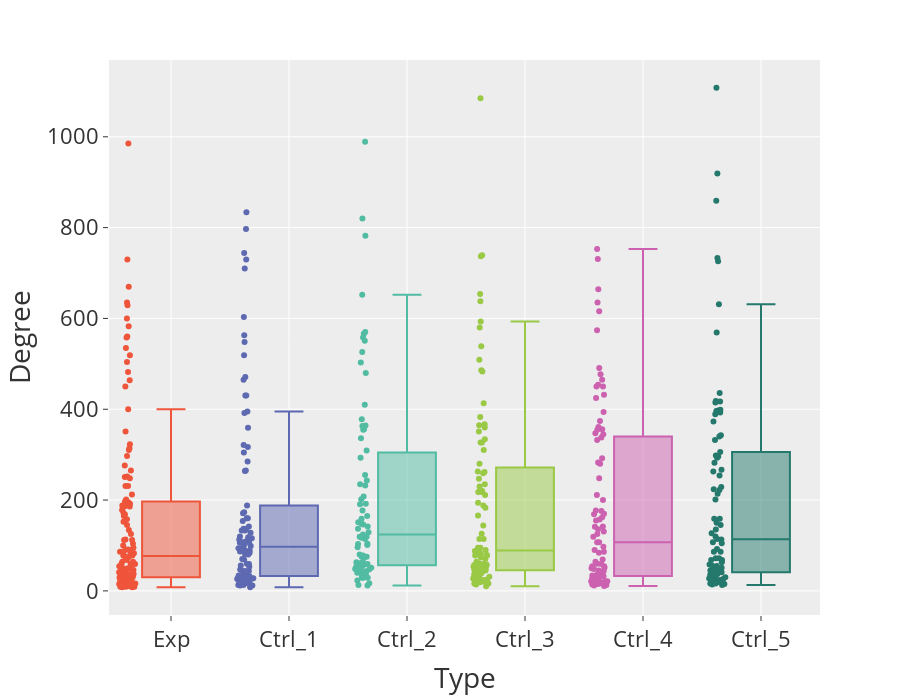

Notebook code cell kept with this figure:
### Code cell
fig = px.box(
    all_degree.reset_index(names="gene"),
    y="degree_t",
    x="type",
    color="type",
    points="all",
    color_discrete_sequence=px.colors.qualitative.Vivid,
    color_discrete_map={"Exp": px.colors.qualitative.Plotly[1]},
    hover_data="gene",
)
fig = fig.update_layout(
    title="",
    legend=dict(
        title="Type",
        orientation="h",
        yanchor="middle",
        xanchor="center",
        y=1.05,
        x=0.5,
        bgcolor="rgba(0,0,0,0)",
        font=dict(size=20, color="#003366"),
    ),
    showlegend=False,
    yaxis=dict(tickfont=dict(size=22), title="Degree", title_font_size=28),
    xaxis=dict(tickfont=dict(size=22), title="Type", title_font_size=28),
    font=dict(size=24),
    height=700,
)
fig.show()
save_fig(name=f"ctr_degree", fig=fig, base_path=f"{figures_path}/", width=1700, height=600, margin=0.02)

### Figure 1 — Plotly figure (JSON) as saved in the notebook; plotly's stock layout.template omitted (floating-point values rounded to 4 significant figures)
{"data": [{"alignmentgroup": "True", "boxpoints": "all", "customdata": [["TIAM1"], ["ELF3"], ["AHR"], ["ABCC5"], ["RBBP6"], ["CHD2"], ["KLF5"], ["EPHA2"], ["FGFR3"], ["SYNE2"], ["TACC2"], ["RHOB"], ["SYNE1"], ["DIAPH2"], ["HRAS"], ["HIVEP3"], ["COL7A1"], ["SACS"], ["MYH10"], ["LAMA3"], ["OBSCN"], ["BRD2"], ["SMC4"], ["BRCA1"], ["CREBBP"], ["NCOA1"], ["PLEC"], ["ZFP36L2"], ["DST"], ["DSP"], ["BUB1"], ["FAT2"], ["AKAP13"], ["LRRCC1"], ["ITPR2"], ["HIVEP1"], ["RASAL2"], ["MAGI2"], ["FN1"], ["RIMS2"], ["PRDM2"], ["ATP8B1"], ["ATAD2"], ["AUTS2"], ["STIL"], ["CCDC88A"], ["PLXNB2"], ["SCRIB"], ["PCNT"], ["SPEN"], ["FANCI"], ["PPRC1"], ["DOCK4"], ["PRKDC"], ["UTRN"], ["TP63"], ["DMXL2"], ["RNF213"], ["VPS13D"], ["PCF11"], ["SMG1"], ["TRANK1"], ["MPDZ"], ["ADGRV1"], ["MYO1F"], ["TP53BP2"], ["SF3B3"], ["SHROOM3"], ["CDKN2A"], ["HSPG2"], ["ACACB"], ["ITSN2"], ["DOCK7"], ["FRY"], ["LRP1"], ["NRG1"], ["PARP14"], ["ZNFX1"], ["SPAG17"], ["UTP20"], ["EPG5"], ["TBC1D1"], ["PAN2"], ["CNTLN"], ["DYNC2H1"], ["DENND5B"], ["NAV2"], ["PPL"], ["PTCH1"], ["SMCHD1"], ["NLRC5"], ["MXRA5"], ["EFCAB5"], ["F8"], ["RERE"], ["PLEKHH2"], ["HIVEP2"], ["LAMA4"], ["KNTC1"], ["DOT1L"], ["MAGI3"], ["CSPG4"], ["FASN"], ["OAS2"], ["NOTCH3"], ["PTPRM"], ["CFAP70"], ["RALGAPA2"], ["SIPA1L2"], ["AFF1"], ["PLEKHA7"], ["LTBP1"], ["PPARG"], ["KIF13A"], ["PLCB1"], ["SORL1"], ["TRERF1"], ["NYNRIN"], ["MCM4"], ["MDC1"], ["XPOT"], ["ZFC3H1"]], "hovertemplate": "type=%{x}<br>degree_t=%{y}<br>gene=%{customdata[0]}<extra></extra>", "legendgroup": "Exp", "marker": {"color": "#EF553B"}, "name": "Exp", "notched": false, "offsetgroup": "Exp", "orientation": "v", "showlegend": true, "type": "box", "x": ["Exp", "Exp", "Exp", "Exp", "Exp", "Exp", "Exp", "Exp", "Exp", "Exp", "Exp", "Exp", "Exp", "Exp", "Exp", "Exp", "Exp", "Exp", "Exp", "Exp", "Exp", "Exp", "Exp", "Exp", "Exp", "Exp", "Exp", "Exp", "Exp", "Exp", "Exp", "Exp", "Exp", "Exp", "Exp", "Exp", "Exp", "Exp", "Exp", "Exp", "Exp", "Exp", "Exp", "Exp", "Exp", "Exp", "Exp", "Exp", "Exp", "Exp", "Exp", "Exp", "Exp", "Exp", "Exp", "Exp", "Exp", "Exp", "Exp", "Exp", "Exp", "Exp", "Exp", "Exp", "Exp", "Exp", "Exp", "Exp", "Exp", "Exp", "Exp", "Exp", "Exp", "Exp", "Exp", "Exp", "Exp", "Exp", "Exp", "Exp", "Exp", "Exp", "Exp", "Exp", "Exp", "Exp", "Exp", "Exp", "Exp", "Exp", "Exp", "Exp", "Exp", "Exp", "Exp", "Exp", "Exp", "Exp", "Exp", "Exp", "Exp", "Exp", "Exp", "Exp", "Exp", "Exp", "Exp", "Exp", "Exp", "Exp", "Exp", "Exp", "Exp", "Exp", "Exp", "Exp", "Exp", "Exp", "Exp", "Exp", "Exp", "Exp"], "x0": " ", "xaxis": "x", "y": [50, 985, 670, 178, 192, 583, 504, 91, 197, 231, 168, 323, 145, 231, 188, 24, 730, 450, 635, 248, 189, 165, 78, 95, 464, 297, 310, 104, 265, 100, 16, 158, 74, 60, 186, 45, 41, 15, 519, 113, 39, 46, 64, 29, 47, 152, 629, 172, 134, 400, 9, 59, 36, 351, 82, 18, 482, 600, 535, 60, 195, 560, 251, 33, 64, 91, 212, 112, 186, 558, 32, 48, 35, 314, 201, 19, 112, 23, 41, 90, 252, 54, 125, 9, 50, 76, 38, 68, 15, 276, 13, 51, 26, 37, 24, 87, 83, 46, 27, 31, 11, 22, 10, 29, 36, 86, 40, 78, 16, 19, 30, 37, 18, 15, 16, 8, 21, 10, 10, 12, 9, 8], "y0": " ", "yaxis": "y"}, {"alignmentgroup": "True", "boxpoints": "all", "customdata": [["MAILR"], ["WASH6P"], ["ALDH6A1"], ["ENSG00000176593"], ["DLX6-AS1"], ["ENSG00000229195"], ["ULBP2"], ["BACE1"], ["EPGN"], ["ENSG00000284606"], ["ENSG00000291078"], ["ENSG00000290728"], ["H2BC18"], ["SMCO4"], ["ENSG00000290395"], ["GASK1B"], ["HIF1A-AS3"], ["FAM24B"], ["LINC01013"], ["PRR19"], ["NOTCH2NLC"], ["ENSG00000260772"], ["BCAR3-AS1"], ["ERP27"], ["AP1S3"], ["ENSG00000264577"], ["ENSG00000233928"], ["ENSG00000267248"], ["ENSG00000257519"], ["ENSG00000277701"], ["LINC00519"], ["ENSG00000268069"], ["NBPF8"], ["ENSG00000267481"], ["LINC00963"], ["G0S2"], ["EIF5A2"], ["ZNF775"], ["CKMT2-AS1"], ["ST3GAL4"], ["H1-0"], ["ENSG00000238035"], ["ENSG00000288986"], ["C6orf141"], ["ENSG00000272153"], ["WDFY2"], ["ENSG00000288924"], ["DEGS2"], ["SYT15-AS1"], ["KCTD12"], ["ENSG00000287737"], ["CASTOR3"], ["ENSG00000246090"], ["ENSG00000280164"], ["IL11"], ["LPXN"], ["ENSG00000284634"], ["ENSG00000290124"], ["MARS1"], ["XIST"], ["ENSG00000289190"], ["GTF3C2-AS1"], ["ENSG00000290729"], ["RAB17"], ["KDM7A-DT"], ["LINC02975"], ["ENSG00000272071"], ["HCP5"], ["NALT1"], ["ENSG00000263624"], ["ENSG00000266340"], ["ENSG00000226904"], ["MVP-DT"], ["ENSG00000291081"], ["ARHGAP11A-DT"], ["LINC02964"], ["TMEM91"], ["THBS3-AS1"], ["RBM3"], ["UNC5B-AS1"], ["ENSG00000289316"], ["ENSG00000261114"], ["ENSG00000237938"], ["NSG1"], ["ENSG00000284644"], ["DGCR6"], ["EOLA2-DT"], ["C17orf107"], ["CAMK2N1"], ["ZNF710-AS1"]], "hovertemplate": "type=%{x}<br>degree_t=%{y}<br>gene=%{customdata[0]}<extra></extra>", "legendgroup": "Ctrl_1", "marker": {"color": "rgb(93, 105, 177)"}, "name": "Ctrl_1", "notched": false, "offsetgroup": "Ctrl_1", "orientation": "v", "showlegend": true, "type": "box", "x": ["Ctrl_1", "Ctrl_1", "Ctrl_1", "Ctrl_1", "Ctrl_1", "Ctrl_1", "Ctrl_1", "Ctrl_1", "Ctrl_1", "Ctrl_1", "Ctrl_1", "Ctrl_1", "Ctrl_1", "Ctrl_1", "Ctrl_1", "Ctrl_1", "Ctrl_1", "Ctrl_1", "Ctrl_1", "Ctrl_1", "Ctrl_1", "Ctrl_1", "Ctrl_1", "Ctrl_1", "Ctrl_1", "Ctrl_1", "Ctrl_1", "Ctrl_1", "Ctrl_1", "Ctrl_1", "Ctrl_1", "Ctrl_1", "Ctrl_1", "Ctrl_1", "Ctrl_1", "Ctrl_1", "Ctrl_1", "Ctrl_1", "Ctrl_1", "Ctrl_1", "Ctrl_1", "Ctrl_1", "Ctrl_1", "Ctrl_1", "Ctrl_1", "Ctrl_1", "Ctrl_1", "Ctrl_1", "Ctrl_1", "Ctrl_1", "Ctrl_1", "Ctrl_1", "Ctrl_1", "Ctrl_1", "Ctrl_1", "Ctrl_1", "Ctrl_1", "Ctrl_1", "Ctrl_1", "Ctrl_1", "Ctrl_1", "Ctrl_1", "Ctrl_1", "Ctrl_1", "Ctrl_1", "Ctrl_1", "Ctrl_1", "Ctrl_1", "Ctrl_1", "Ctrl_1", "Ctrl_1", "Ctrl_1", "Ctrl_1", "Ctrl_1", "Ctrl_1", "Ctrl_1", "Ctrl_1", "Ctrl_1", "Ctrl_1", "Ctrl_1", "Ctrl_1", "Ctrl_1", "Ctrl_1", "Ctrl_1", "Ctrl_1", "Ctrl_1", "Ctrl_1", "Ctrl_1", "Ctrl_1", "Ctrl_1"], "x0": " ", "xaxis": "x", "y": [137, 171, 392, 59, 44, 264, 265, 834, 133, 44, 142, 32, 95, 13, 34, 321, 89, 28, 46, 20, 8, 160, 395, 160, 31, 32, 107, 173, 47, 118, 133, 359, 33, 18, 89, 120, 285, 116, 797, 465, 730, 14, 20, 99, 94, 56, 128, 430, 60, 471, 13, 106, 42, 26, 305, 106, 87, 35, 81, 188, 53, 69, 12, 519, 137, 70, 100, 17, 603, 113, 92, 25, 744, 154, 80, 710, 112, 84, 430, 109, 25, 317, 29, 548, 12, 28, 26, 563, 27, 29], "y0": " ", "yaxis": "y"}, {"alignmentgroup": "True", "boxpoints": "all", "customdata": [["ENSG00000278493"], ["ENSG00000290957"], ["LAMC1-AS1"], ["NAA80"], ["HOXA-AS3"], ["LINC02175"], ["ENSG00000267001"], ["EXOSC3"], ["ENSG00000286288"], ["LSP1P5"], ["EFCAB2"], ["LINC02635"], ["ENSG00000205890"], ["PPP1R14B"], ["SIPA1L1-AS1"], ["H4C15"], ["ENSG00000206567"], ["G0S2"], ["PHETA2"], ["SOCS2"], ["SGO2"], ["RGCC"], ["ENSG00000262979"], ["ENSG00000267980"], ["DLGAP1-AS2"], ["ENSG00000272763"], ["ENSG00000267274"], ["ENSG00000284606"], ["ENSG00000263325"], ["ENSG00000271032"], ["RAB7B"], ["H2BC21"], ["ENSG00000268279"], ["TMEM205"], ["FHIP1A-DT"], ["ENSG00000285103"], ["SUV39H1"], ["ENSG00000289194"], ["ENSG00000274213"], ["NEAT1"], ["KDM7A-DT"], ["BAZ1A-AS1"], ["LINC02256"], ["ENSG00000284969"], ["ZNF528-AS1"], ["BAALC-AS1"], ["S100A3"], ["CAVIN1"], ["ENSG00000267314"], ["LINC00294"], ["ENSG00000272669"], ["MINCR"], ["ZKSCAN7-AS1"], ["ENSG00000275910"], ["LINC02363"], ["GARIN1A"], ["AP1G2-AS1"], ["ENSG00000263272"], ["KCTD12"], ["MVK"], ["MYO15B"], ["CGAS"], ["STX17-DT"], ["ENSG00000258728"], ["ANKRD22"], ["ENSG00000268218"], ["EOLA2-DT"], ["CRACDL"], ["GARS1"], ["HOTTIP"], ["ARHGEF35-AS1"], ["FLNB-AS1"], ["ENSG00000290386"], ["NIBAN1"], ["ENSG00000272072"]], "hovertemplate": "type=%{x}<br>degree_t=%{y}<br>gene=%{customdata[0]}<extra></extra>", "legendgroup": "Ctrl_2", "marker": {"color": "rgb(82, 188, 163)"}, "name": "Ctrl_2", "notched": false, "offsetgroup": "Ctrl_2", "orientation": "v", "showlegend": true, "type": "box", "x": ["Ctrl_2", "Ctrl_2", "Ctrl_2", "Ctrl_2", "Ctrl_2", "Ctrl_2", "Ctrl_2", "Ctrl_2", "Ctrl_2", "Ctrl_2", "Ctrl_2", "Ctrl_2", "Ctrl_2", "Ctrl_2", "Ctrl_2", "Ctrl_2", "Ctrl_2", "Ctrl_2", "Ctrl_2", "Ctrl_2", "Ctrl_2", "Ctrl_2", "Ctrl_2", "Ctrl_2", "Ctrl_2", "Ctrl_2", "Ctrl_2", "Ctrl_2", "Ctrl_2", "Ctrl_2", "Ctrl_2", "Ctrl_2", "Ctrl_2", "Ctrl_2", "Ctrl_2", "Ctrl_2", "Ctrl_2", "Ctrl_2", "Ctrl_2", "Ctrl_2", "Ctrl_2", "Ctrl_2", "Ctrl_2", "Ctrl_2", "Ctrl_2", "Ctrl_2", "Ctrl_2", "Ctrl_2", "Ctrl_2", "Ctrl_2", "Ctrl_2", "Ctrl_2", "Ctrl_2", "Ctrl_2", "Ctrl_2", "Ctrl_2", "Ctrl_2", "Ctrl_2", "Ctrl_2", "Ctrl_2", "Ctrl_2", "Ctrl_2", "Ctrl_2", "Ctrl_2", "Ctrl_2", "Ctrl_2", "Ctrl_2", "Ctrl_2", "Ctrl_2", "Ctrl_2", "Ctrl_2", "Ctrl_2", "Ctrl_2", "Ctrl_2", "Ctrl_2"], "x0": " ", "xaxis": "x", "y": [191, 29, 56, 192, 363, 75, 75, 309, 43, 148, 45, 80, 570, 293, 104, 12, 364, 37, 17, 137, 51, 232, 782, 355, 177, 551, 101, 255, 13, 57, 243, 202, 142, 336, 50, 378, 63, 53, 72, 103, 151, 59, 503, 356, 820, 96, 146, 480, 59, 410, 165, 29, 62, 52, 47, 129, 989, 558, 117, 114, 652, 78, 124, 48, 119, 40, 159, 566, 208, 29, 39, 23, 119, 235, 526], "y0": " ", "yaxis": "y"}, {"alignmentgroup": "True", "boxpoints": "all", "customdata": [["MICB"], ["ENSG00000286584"], ["ENSG00000267274"], ["UCK2"], ["ENSG00000273599"], ["LINC01786"], ["MIRLET7A1HG"], ["POLR2J2"], ["ENSG00000261240"], ["H2AC19"], ["ENSG00000242317"], ["BORCS8-MEF2B"], ["CDC42EP2"], ["ENSG00000249631"], ["PWRN1"], ["LRMDA"], ["DLGAP1-AS1"], ["NOP53"], ["CLCA4-AS1"], ["ENSG00000290385"], ["LGALS1"], ["RTL10"], ["DLEU2"], ["GASK1A"], ["ENSG00000256646"], ["RNF223"], ["ENSG00000260051"], ["KHDC1-AS1"], ["EIF5A2"], ["ENSG00000260370"], ["NPIPB2"], ["H1-0"], ["IFFO2"], ["PLAC8"], ["CIRBP-AS1"], ["SAMD12"], ["ENSG00000287839"], ["SPDYE10"], ["SELENOK"], ["CTSH"], ["ENSG00000259244"], ["ENSG00000290792"], ["SRPX2"], ["VIPR1-AS1"], ["ENSG00000267002"], ["SYT9-AS1"], ["TMEM202-AS1"], ["MIR193BHG"], ["CCN2"], ["ENSG00000268416"], ["SNHG22"], ["MARS1"], ["NDUFAF4"], ["ENSG00000291156"], ["HIC1"], ["TCIM"], ["IDI2-AS1"], ["ENSG00000267344"], ["SPTBN1-AS2"], ["EOLA1-DT"], ["EIF2AK3-DT"], ["NALT1"], ["ENSG00000264769"], ["STMN1"], ["ZSWIM6"], ["C10orf95"], ["NME4"], ["CMTM4"], ["NAA80"], ["LINC02175"], ["IFI6"], ["LNCTAM34A"], ["COQ8A"], ["MFNG"], ["SUV39H1"], ["ENSG00000283674"], ["RBM3"], ["CYP4A22-AS1"], ["PPP1R3G"], ["ENSG00000272638"], ["LY6E"], ["SEMA3F-AS1"], ["ENSG00000273271"], ["ENSG00000273132"], ["ISG15"], ["ARHGEF38"], ["HOTTIP"], ["GOLT1A"]], "hovertemplate": "type=%{x}<br>degree_t=%{y}<br>gene=%{customdata[0]}<extra></extra>", "legendgroup": "Ctrl_3", "marker": {"color": "rgb(153, 201, 69)"}, "name": "Ctrl_3", "notched": false, "offsetgroup": "Ctrl_3", "orientation": "v", "showlegend": true, "type": "box", "x": ["Ctrl_3", "Ctrl_3", "Ctrl_3", "Ctrl_3", "Ctrl_3", "Ctrl_3", "Ctrl_3", "Ctrl_3", "Ctrl_3", "Ctrl_3", "Ctrl_3", "Ctrl_3", "Ctrl_3", "Ctrl_3", "Ctrl_3", "Ctrl_3", "Ctrl_3", "Ctrl_3", "Ctrl_3", "Ctrl_3", "Ctrl_3", "Ctrl_3", "Ctrl_3", "Ctrl_3", "Ctrl_3", "Ctrl_3", "Ctrl_3", "Ctrl_3", "Ctrl_3", "Ctrl_3", "Ctrl_3", "Ctrl_3", "Ctrl_3", "Ctrl_3", "Ctrl_3", "Ctrl_3", "Ctrl_3", "Ctrl_3", "Ctrl_3", "Ctrl_3", "Ctrl_3", "Ctrl_3", "Ctrl_3", "Ctrl_3", "Ctrl_3", "Ctrl_3", "Ctrl_3", "Ctrl_3", "Ctrl_3", "Ctrl_3", "Ctrl_3", "Ctrl_3", "Ctrl_3", "Ctrl_3", "Ctrl_3", "Ctrl_3", "Ctrl_3", "Ctrl_3", "Ctrl_3", "Ctrl_3", "Ctrl_3", "Ctrl_3", "Ctrl_3", "Ctrl_3", "Ctrl_3", "Ctrl_3", "Ctrl_3", "Ctrl_3", "Ctrl_3", "Ctrl_3", "Ctrl_3", "Ctrl_3", "Ctrl_3", "Ctrl_3", "Ctrl_3", "Ctrl_3", "Ctrl_3", "Ctrl_3", "Ctrl_3", "Ctrl_3", "Ctrl_3", "Ctrl_3", "Ctrl_3", "Ctrl_3", "Ctrl_3", "Ctrl_3", "Ctrl_3", "Ctrl_3"], "x0": " ", "xaxis": "x", "y": [114, 36, 280, 19, 30, 49, 166, 10, 230, 25, 183, 46, 367, 739, 95, 39, 310, 78, 144, 87, 114, 327, 45, 194, 24, 218, 74, 351, 327, 61, 59, 263, 262, 31, 27, 737, 638, 78, 16, 25, 79, 90, 539, 33, 509, 218, 211, 56, 20, 654, 38, 58, 383, 247, 64, 45, 90, 486, 48, 1085, 46, 46, 70, 88, 580, 19, 593, 413, 95, 259, 235, 360, 334, 48, 51, 220, 365, 14, 126, 16, 483, 82, 57, 23, 53, 24, 21, 188], "y0": " ", "yaxis": "y"}, {"alignmentgroup": "True", "boxpoints": "all", "customdata": [["MAILR"], ["ENSG00000291176"], ["NSUN5P2"], ["ENSG00000288891"], ["ERVE-1"], ["DNAI4"], ["MMP25-AS1"], ["SEPTIN9-DT"], ["PRAC1"], ["ENSG00000289586"], ["GASK1B"], ["LINC02363"], ["LNCRNA-IUR"], ["WHRN"], ["ZNF8-DT"], ["PDK1-AS1"], ["PDXDC2P-NPIPB14P"], ["NOP53"], ["ENSG00000284797"], ["ALG13-AS1"], ["LMNTD2-AS1"], ["ENSG00000265678"], ["ZNF582-DT"], ["NINJ2-AS1"], ["LINC00963"], ["STAG3L5P-PVRIG2P-PILRB"], ["ENSG00000261582"], ["ENSG00000290600"], ["DGCR5"], ["PTP4A1"], ["APOD"], ["ENSG00000227704"], ["ENSG00000284969"], ["ENSG00000288924"], ["ASMTL-AS1"], ["HOXA-AS2"], ["EGFL8"], ["ENSG00000291175"], ["CHROMR"], ["ENSG00000269680"], ["SH3TC2-DT"], ["TIPARP-AS1"], ["ADCY10P1"], ["NR2F2-AS1"], ["ENSG00000260808"], ["ENSG00000223374"], ["ARHGAP45"], ["ENSG00000274849"], ["ZNF528-AS1"], ["ENSG00000291156"], ["MAFF"], ["HCP5"], ["SNHG18"], ["P4HA2"], ["LPCAT4"], ["NALT1"], ["RNF122"], ["LINC01213"], ["LMO7-AS1"], ["MARVELD1"], ["HERC2P9"], ["ENSG00000288880"], ["SOX15"], ["H3-7"], ["SGO2"], ["HLA-F-AS1"], ["LINC01546"], ["MAP3K20"], ["ENSG00000268218"], ["HMGB3"], ["LINC00294"], ["SNHG7"], ["ENSG00000270659"], ["ENSG00000272638"], ["ENSG00000227218"], ["ENSG00000289891"], ["LINC02976"], ["HLA-V"], ["ENSG00000276724"], ["POGLUT3"], ["ENSG00000288934"], ["ISG15"], ["ENSG00000288078"], ["FLJ20021"], ["ENSG00000288632"]], "hovertemplate": "type=%{x}<br>degree_t=%{y}<br>gene=%{customdata[0]}<extra></extra>", "legendgroup": "Ctrl_4", "marker": {"color": "rgb(204, 97, 176)"}, "name": "Ctrl_4", "notched": false, "offsetgroup": "Ctrl_4", "orientation": "v", "showlegend": true, "type": "box", "x": ["Ctrl_4", "Ctrl_4", "Ctrl_4", "Ctrl_4", "Ctrl_4", "Ctrl_4", "Ctrl_4", "Ctrl_4", "Ctrl_4", "Ctrl_4", "Ctrl_4", "Ctrl_4", "Ctrl_4", "Ctrl_4", "Ctrl_4", "Ctrl_4", "Ctrl_4", "Ctrl_4", "Ctrl_4", "Ctrl_4", "Ctrl_4", "Ctrl_4", "Ctrl_4", "Ctrl_4", "Ctrl_4", "Ctrl_4", "Ctrl_4", "Ctrl_4", "Ctrl_4", "Ctrl_4", "Ctrl_4", "Ctrl_4", "Ctrl_4", "Ctrl_4", "Ctrl_4", "Ctrl_4", "Ctrl_4", "Ctrl_4", "Ctrl_4", "Ctrl_4", "Ctrl_4", "Ctrl_4", "Ctrl_4", "Ctrl_4", "Ctrl_4", "Ctrl_4", "Ctrl_4", "Ctrl_4", "Ctrl_4", "Ctrl_4", "Ctrl_4", "Ctrl_4", "Ctrl_4", "Ctrl_4", "Ctrl_4", "Ctrl_4", "Ctrl_4", "Ctrl_4", "Ctrl_4", "Ctrl_4", "Ctrl_4", "Ctrl_4", "Ctrl_4", "Ctrl_4", "Ctrl_4", "Ctrl_4", "Ctrl_4", "Ctrl_4", "Ctrl_4", "Ctrl_4", "Ctrl_4", "Ctrl_4", "Ctrl_4", "Ctrl_4", "Ctrl_4", "Ctrl_4", "Ctrl_4", "Ctrl_4", "Ctrl_4", "Ctrl_4", "Ctrl_4", "Ctrl_4", "Ctrl_4", "Ctrl_4", "Ctrl_4"], "x0": " ", "xaxis": "x", "y": [50, 177, 18, 27, 125, 157, 450, 283, 25, 54, 155, 170, 141, 69, 131, 176, 45, 477, 33, 15, 332, 136, 345, 162, 200, 169, 280, 11, 18, 28, 664, 34, 374, 107, 338, 394, 107, 491, 142, 21, 248, 35, 36, 13, 60, 97, 14, 21, 15, 616, 731, 19, 33, 635, 54, 18, 17, 450, 21, 425, 211, 59, 64, 21, 432, 355, 84, 356, 574, 48, 347, 32, 29, 16, 361, 43, 119, 753, 12, 454, 51, 90, 292, 465, 86], "y0": " ", "yaxis": "y"}, {"alignmentgroup": "True", "boxpoints": "all", "customdata": [["ENSG00000176593"], ["MIR34AHG"], ["ZNF516-AS1"], ["ACP6"], ["ENSG00000238279"], ["TRIM31-AS1"], ["EPGN"], ["ENSG00000227706"], ["ENSG00000262979"], ["ENSG00000265519"], ["INTS6L"], ["LINC00240"], ["ENSG00000289700"], ["TMEM191A"], ["ENSG00000291149"], ["ENSG00000248994"], ["INKA1"], ["RNF144B"], ["CAPN14"], ["ENSG00000255202"], ["SYNE4"], ["LARGE2"], ["COX6B2"], ["BORCS8-MEF2B"], ["DLGAP1-AS1"], ["ENSG00000286834"], ["LINC02972"], ["METRNL"], ["RGPD6"], ["CCDC200"], ["ENSG00000249684"], ["LNPK"], ["ENSG00000260051"], ["CDKN1C"], ["TMEM240"], ["SHTN1"], ["SMG1P5"], ["LINC02245"], ["SLC38A5"], ["TFPI"], ["ENSG00000227704"], ["NDUFA6-DT"], ["ENSG00000287839"], ["GAS6-AS1"], ["ENSG00000290082"], ["S100A10"], ["SQOR"], ["CASC8"], ["ENSG00000276850"], ["ENSG00000280206"], ["RPS27L"], ["MEG3"], ["KMT2E-AS1"], ["ENSG00000273674"], ["ENSG00000272449"], ["ENSG00000269925"], ["CBLN3"], ["SNHG18"], ["SNHG17"], ["UPK3BL1"], ["TMSB15B"], ["MAP3K21"], ["LMO7-AS1"], ["MED8-AS1"], ["ENSG00000271420"], ["ENSG00000260121"], ["ENSG00000261140"], ["GPRC5D-AS1"], ["ENSG00000290096"], ["ENSG00000289194"], ["STX5-DT"], ["ENSG00000285979"], ["LINC02035"], ["ENSG00000260487"], ["ENSG00000285589"], ["ENSG00000270659"], ["SRI"], ["KIRREL1"], ["SEMA3F-AS1"], ["HILPDA"], ["ENSG00000273132"], ["WARS1"]], "hovertemplate": "type=%{x}<br>degree_t=%{y}<br>gene=%{customdata[0]}<extra></extra>", "legendgroup": "Ctrl_5", "marker": {"color": "rgb(36, 121, 108)"}, "name": "Ctrl_5", "notched": false, "offsetgroup": "Ctrl_5", "orientation": "v", "showlegend": true, "type": "box", "x": ["Ctrl_5", "Ctrl_5", "Ctrl_5", "Ctrl_5", "Ctrl_5", "Ctrl_5", "Ctrl_5", "Ctrl_5", "Ctrl_5", "Ctrl_5", "Ctrl_5", "Ctrl_5", "Ctrl_5", "Ctrl_5", "Ctrl_5", "Ctrl_5", "Ctrl_5", "Ctrl_5", "Ctrl_5", "Ctrl_5", "Ctrl_5", "Ctrl_5", "Ctrl_5", "Ctrl_5", "Ctrl_5", "Ctrl_5", "Ctrl_5", "Ctrl_5", "Ctrl_5", "Ctrl_5", "Ctrl_5", "Ctrl_5", "Ctrl_5", "Ctrl_5", "Ctrl_5", "Ctrl_5", "Ctrl_5", "Ctrl_5", "Ctrl_5", "Ctrl_5", "Ctrl_5", "Ctrl_5", "Ctrl_5", "Ctrl_5", "Ctrl_5", "Ctrl_5", "Ctrl_5", "Ctrl_5", "Ctrl_5", "Ctrl_5", "Ctrl_5", "Ctrl_5", "Ctrl_5", "Ctrl_5", "Ctrl_5", "Ctrl_5", "Ctrl_5", "Ctrl_5", "Ctrl_5", "Ctrl_5", "Ctrl_5", "Ctrl_5", "Ctrl_5", "Ctrl_5", "Ctrl_5", "Ctrl_5", "Ctrl_5", "Ctrl_5", "Ctrl_5", "Ctrl_5", "Ctrl_5", "Ctrl_5", "Ctrl_5", "Ctrl_5", "Ctrl_5", "Ctrl_5", "Ctrl_5", "Ctrl_5", "Ctrl_5", "Ctrl_5", "Ctrl_5", "Ctrl_5"], "x0": " ", "xaxis": "x", "y": [72, 919, 150, 263, 68, 397, 45, 15, 41, 17, 418, 37, 569, 14, 373, 47, 298, 127, 19, 135, 22, 120, 20, 222, 282, 293, 13, 86, 16, 72, 26, 859, 113, 296, 105, 417, 68, 224, 30, 436, 55, 1108, 726, 631, 16, 29, 343, 92, 267, 159, 36, 86, 733, 63, 30, 50, 56, 42, 41, 35, 229, 396, 145, 26, 24, 214, 306, 107, 201, 389, 393, 159, 399, 340, 51, 24, 332, 27, 415, 58, 254, 114], "y0": " ", "yaxis": "y"}], "layout": {"boxmode": "overlay", "font": {"size": 24}, "height": 700, "legend": {"bgcolor": "rgba(0,0,0,0)", "font": {"color": "#003366", "size": 20}, "orientation": "h", "title": {"text": "Type"}, "tracegroupgap": 0, "x": 0.5, "xanchor": "center", "y": 1.05, "yanchor": "middle"}, "margin": {"t": 60}, "showlegend": false, "title": {"text": ""}, "xaxis": {"anchor": "y", "categoryarray": ["Exp", "Ctrl_1", "Ctrl_2", "Ctrl_3", "Ctrl_4", "Ctrl_5"], "categoryorder": "array", "domain": [0, 1], "tickfont": {"size": 22}, "title": {"font": {"size": 28}, "text": "Type"}}, "yaxis": {"anchor": "x", "domain": [0, 1], "tickfont": {"size": 22}, "title": {"font": {"size": 28}, "text": "Degree"}}}}
